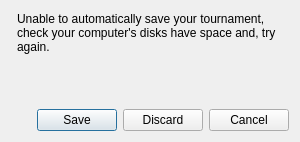
<?xml version="1.0" encoding="UTF-8"?>
<ui version="4.0">
 <class>TournamentUnsavedErrorDialogue</class>
 <widget class="QDialog" name="TournamentUnsavedErrorDialogue">
  <property name="geometry">
   <rect>
    <x>0</x>
    <y>0</y>
    <width>300</width>
    <height>142</height>
   </rect>
  </property>
  <property name="windowTitle">
   <string>Dialog</string>
  </property>
  <layout class="QFormLayout" name="formLayout">
   <item row="0" column="1">
    <widget class="QLabel" name="label">
     <property name="sizePolicy">
      <sizepolicy hsizetype="MinimumExpanding" vsizetype="MinimumExpanding">
       <horstretch>0</horstretch>
       <verstretch>0</verstretch>
      </sizepolicy>
     </property>
     <property name="text">
      <string>Unable to automatically save your tournament, check your computer's disks have space and, try again.</string>
     </property>
     <property name="wordWrap">
      <bool>true</bool>
     </property>
    </widget>
   </item>
   <item row="1" column="1">
    <spacer name="verticalSpacer">
     <property name="orientation">
      <enum>Qt::Vertical</enum>
     </property>
     <property name="sizeHint" stdset="0">
      <size>
       <width>20</width>
       <height>40</height>
      </size>
     </property>
    </spacer>
   </item>
   <item row="2" column="1">
    <widget class="QDialogButtonBox" name="buttonBox">
     <property name="orientation">
      <enum>Qt::Horizontal</enum>
     </property>
     <property name="standardButtons">
      <set>QDialogButtonBox::Cancel|QDialogButtonBox::Discard|QDialogButtonBox::Save</set>
     </property>
    </widget>
   </item>
  </layout>
 </widget>
 <resources/>
 <connections/>
</ui>
